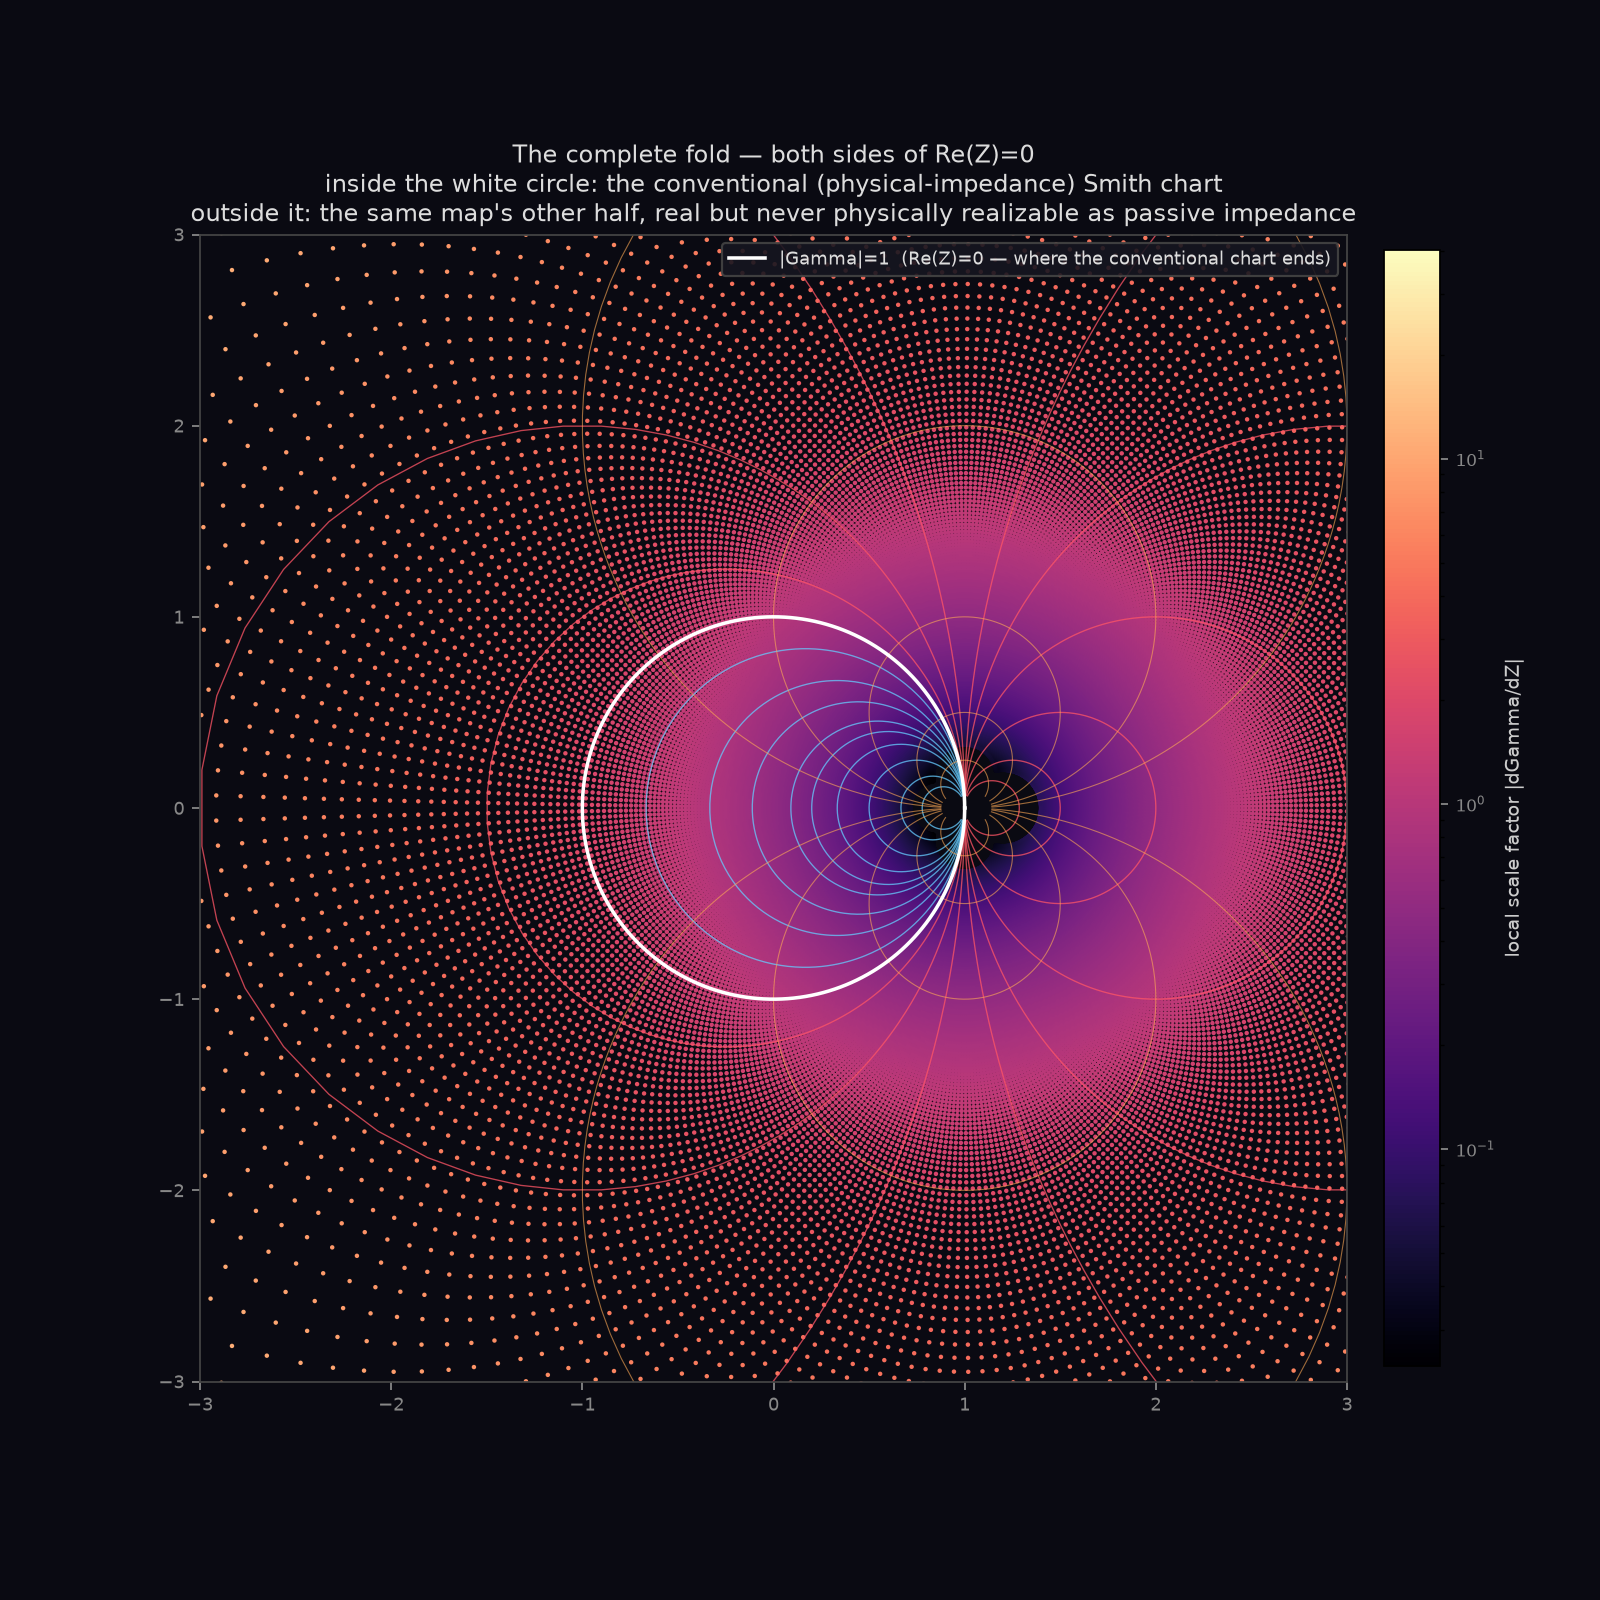

Write Python code to recreate this figure.
#!/usr/bin/env python3
"""
two_ring_chart_full_manifold.py — the complete fold, both sides of the
unit circle, not just the conventional physical-impedance half.

Cody, 2026-08-25: "lets extend the chart to both complete set of rings,
not just the one section...we need the full set of rings to explore all
relationships across this manifold."

A real, printed Smith chart only shows Re(Z)>=0 (physical resistance
can't be negative), which maps entirely INSIDE the unit circle. That's a
deliberate, conventional restriction of the engineering instrument — the
Mobius fold itself is defined on the WHOLE extended complex plane
(equivalently, the Riemann sphere), and Re(Z)<0 is exactly as well-
defined mathematically, it just lands OUTSIDE the unit circle
(|Gamma|>1), where a passive impedance can never sit. This renders both
halves together: the conventional disk AND its exterior, one continuous
manifold, with the pole at Z=-Z0 (where Gamma blows up to infinity)
visible as the real singularity it is, not hidden by cropping the axes.

Reuses ring_chart_gamma/chart_scale_factor directly — no new fold, just
no longer throwing away half of what it's already defined on.
"""

import os
import sys

sys.path.insert(0, os.path.dirname(os.path.abspath(__file__)))
from engine.lineage import ring_chart_gamma, chart_scale_factor  # noqa: E402

import numpy as np
import matplotlib
matplotlib.use('Agg')
import matplotlib.pyplot as plt
from matplotlib.colors import LogNorm

Z0 = complex(1.0, 0.0)

fig, ax = plt.subplots(figsize=(10, 10), dpi=160, facecolor='#0a0a12')
ax.set_facecolor('#0a0a12')

# ── background: exact scale factor, BOTH sides of Re(Z)=0 ────────────────
R = np.linspace(-6, 6, 700)
X = np.linspace(-6, 6, 700)
RR, XX = np.meshgrid(R, X)
ZZ = RR + 1j * XX
with np.errstate(divide='ignore', invalid='ignore'):
    GG = ring_chart_gamma(ZZ, Z0)
    SF = chart_scale_factor(ZZ, Z0)

# clip the pole (Z=-Z0) neighbourhood -- Gamma -> infinity there, a real
# singularity of the map, not a rendering artifact to paper over
finite = np.isfinite(GG.real) & np.isfinite(GG.imag) & (np.abs(GG) < 8)
sc = ax.scatter(GG.real[finite], GG.imag[finite], c=SF[finite], s=1.0,
               cmap='magma', norm=LogNorm(vmin=SF[finite].min() + 1e-6,
                                          vmax=SF[finite].max()))

# ── constant-R circles, BOTH signs of R ────────────────────────────────────
for r in (-8, -5, -3, -2, -1.5, -1.2, -0.8, -0.5, -0.2,
         0.2, 0.5, 0.8, 1.2, 1.5, 2, 3, 5, 8):
    Zline = r + 1j * np.linspace(-30, 30, 1200)
    with np.errstate(divide='ignore', invalid='ignore'):
        G = ring_chart_gamma(Zline, Z0)
    ok = np.abs(G) < 8
    color = '#66ccff' if r > 0 else '#ff5566'
    ax.plot(G.real[ok], G.imag[ok], color=color, lw=0.6, alpha=0.75)

# ── constant-X circles, BOTH signs of X ────────────────────────────────────
for x in (-8, -4, -2, -1, -0.5, 0.5, 1, 2, 4, 8):
    Zline = np.linspace(-15, 15, 1200) + 1j * x
    with np.errstate(divide='ignore', invalid='ignore'):
        G = ring_chart_gamma(Zline, Z0)
    ok = np.abs(G) < 8
    ax.plot(G.real[ok], G.imag[ok], color='#ffaa55', lw=0.5, alpha=0.6)

# the conventional Smith-chart boundary, |Gamma|=1 -- Re(Z)=0, the actual
# physical-impedance/reactance boundary the printed instrument stops at
boundary = np.exp(1j * np.linspace(0, 2 * np.pi, 400))
ax.plot(boundary.real, boundary.imag, color='#ffffff', lw=1.6,
       label='|Gamma|=1  (Re(Z)=0 — where the conventional chart ends)')

ax.set_xlim(-3, 3); ax.set_ylim(-3, 3)
ax.set_aspect('equal')
ax.legend(loc='upper right', facecolor='#161620', edgecolor='#444444',
         labelcolor='#dddddd', fontsize=8, framealpha=0.9)
ax.set_title("The complete fold — both sides of Re(Z)=0\n"
            "inside the white circle: the conventional (physical-impedance) "
            "Smith chart\noutside it: the same map's other half, real but "
            "never physically realizable as passive impedance",
            color='#dddddd', fontsize=11)
ax.tick_params(colors='#888888', labelsize=8)
cbar = fig.colorbar(sc, ax=ax, fraction=0.045, pad=0.03)
cbar.set_label("local scale factor |dGamma/dZ|", color='#cccccc', fontsize=8.5)
cbar.ax.tick_params(colors='#888888', labelsize=7.5)
for spine in ax.spines.values():
    spine.set_edgecolor('#444444')

out = os.path.join(os.path.dirname(os.path.abspath(__file__)),
                   'two_ring_chart_full_manifold.png')
fig.savefig(out, facecolor=fig.get_facecolor())
print(f"Saved {out}")
